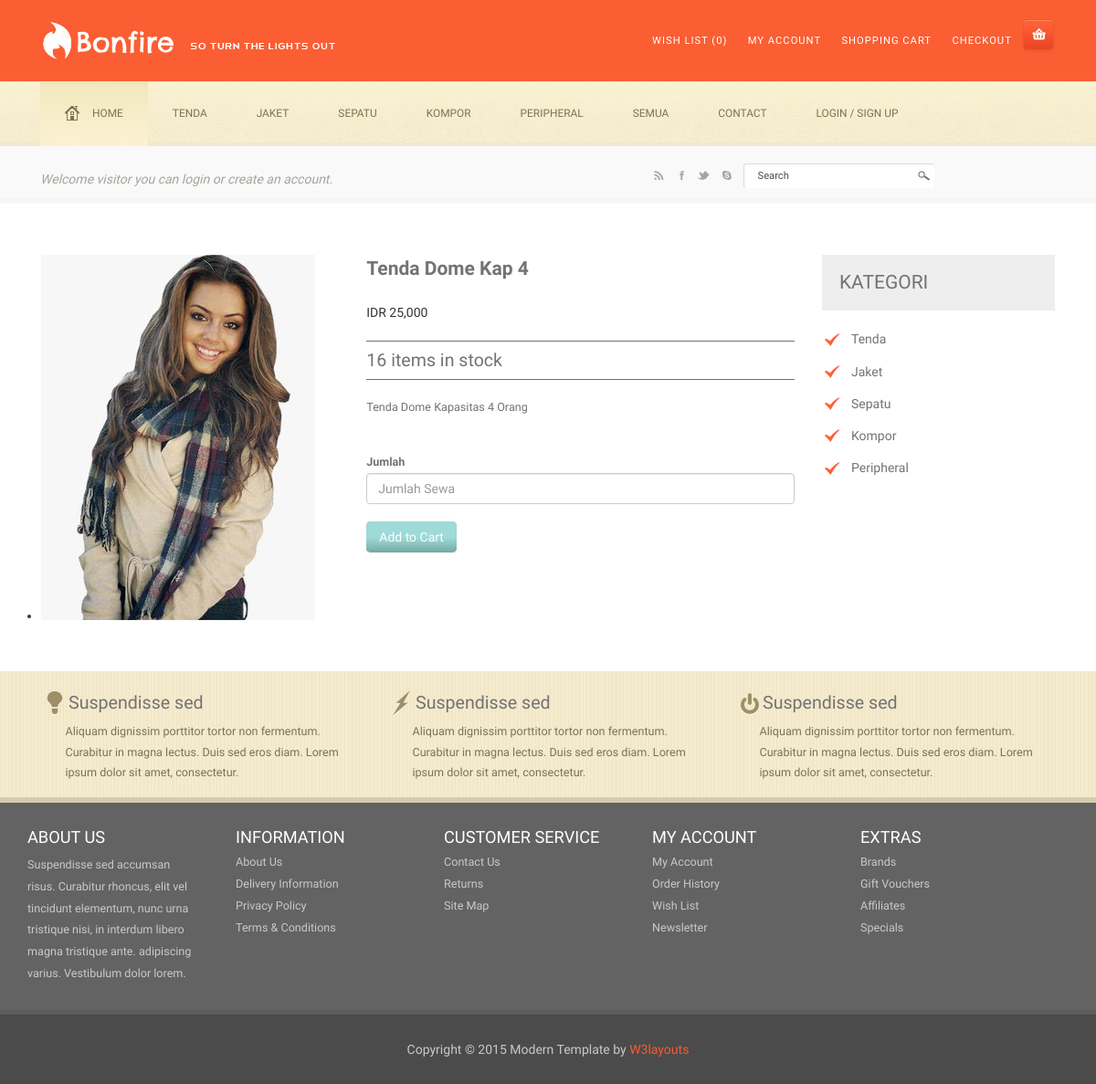
The page /detail_produk.php?id_barang=1 on the database as committed earlier.
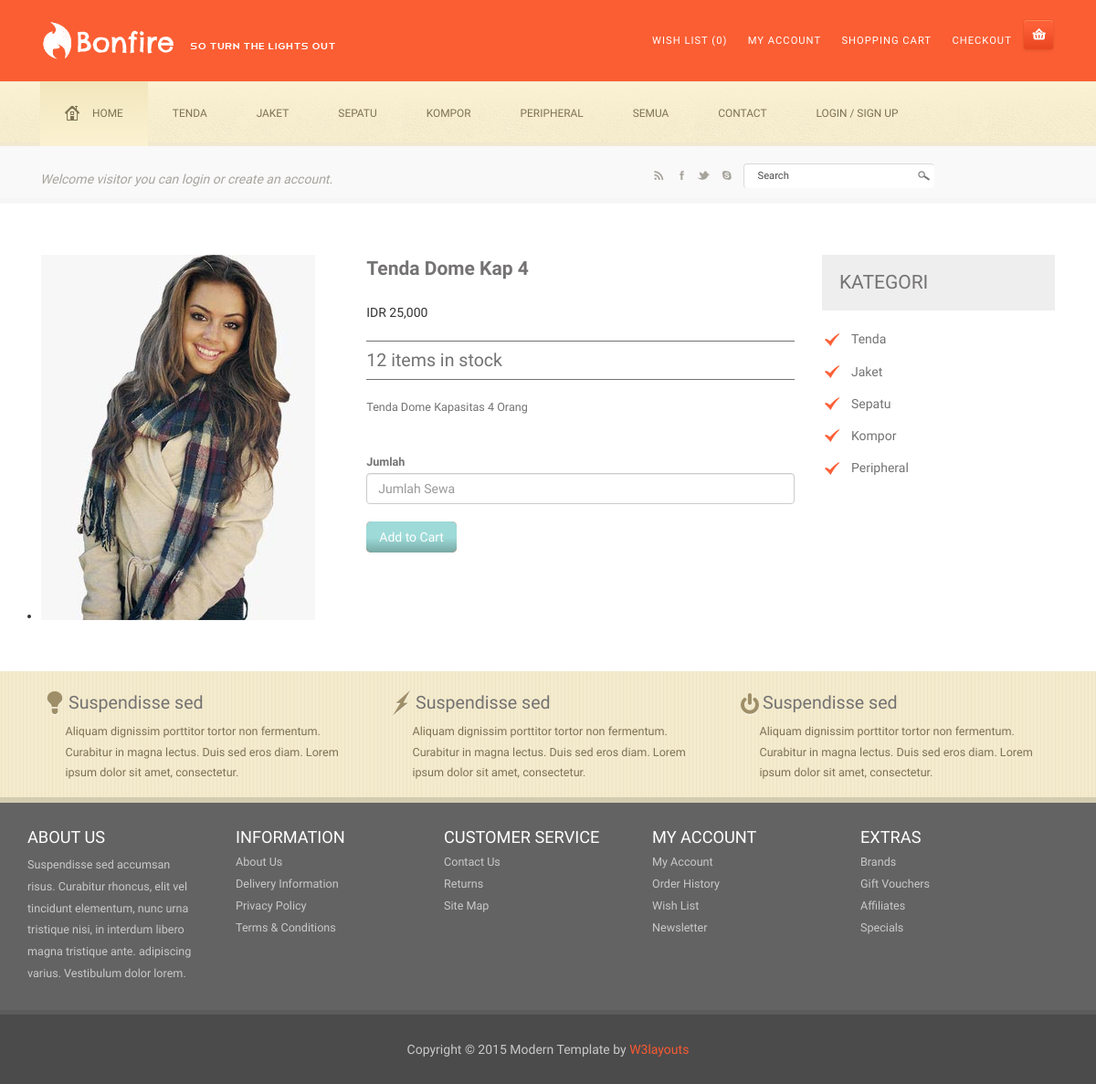
The same page on the database as committed later.
### tables this page shows
CREATE TABLE IF NOT EXISTS `m_barang` (
  `id_barang` int(11) NOT NULL,
  `nama_barang` varchar(255) DEFAULT NULL,
  `tgl_ditambakan` datetime DEFAULT NULL,
  `id_merk` int(11) DEFAULT NULL,
  `id_kategori` int(11) DEFAULT NULL,
  `id_warna` int(11) DEFAULT NULL,
  `id_ukuran` int(11) DEFAULT NULL,
  `deskripsi` varchar(255) DEFAULT NULL,
  `harga_sewa` int(11) DEFAULT NULL,
  `harga_beli` varchar(255) DEFAULT NULL,
  `stok` int(11) DEFAULT NULL,
  `status` int(11) DEFAULT NULL,
  `foto` varchar(255) DEFAULT NULL
);

### detail_produk.php (the view, shortened to what this page needs)
<?php include 'header.php'; ?>
<?php
$id_barang = $_GET['id_barang'];
$sql = mysql_query("SELECT
	m_barang.id_barang,
	m_barang.nama_barang,
	m_barang.tgl_ditambakan,
	m_barang.deskripsi,
	m_barang.harga_sewa,
	m_barang.harga_beli,
	m_kategori.nama_kategori,
	m_merk.nama_merk,
	m_ukuran.nama_ukuran,
	m_warna.nama_warna,
	m_barang.foto,
	m_barang.stok,
	m_barang.status
	FROM
	m_barang ,
	m_kategori ,
	m_merk ,
	m_ukuran ,
	m_warna
	WHERE
	m_barang.id_merk = m_merk.id_merk AND
	m_barang.id_kategori = m_kategori.id_kategori AND
	m_barang.id_ukuran = m_ukuran.id_ukuran AND
	m_barang.id_warna = m_warna.id_warna AND
	m_barang.id_barang = '$id_barang'
	");
$row = mysql_fetch_array($sql);
?>
<div class="container">
	<div class="single">
		<div class="col-md-9 top-in-single">
			<div class="col-md-5 single-top">
				<ul id="etalage">
					<li>
						<a href="">
							<img class="etalage_thumb_image img-responsive" src="admin/img/<?php echo $row['foto'] ?>" alt="" >
						</a>
					</li>
				</ul>
			</div>
			<form id="my_form" action="insert_produk.php" method="POST">
				<div class="col-md-7 single-top-in">
					<div class="single-para">
						<h4><?php echo $row['nama_barang'] ?></h4>
						<div class="para-grid">
							<span  class="add-to"></span>IDR <?php echo number_format($row['harga_sewa']) ?></span>
						</div>
						<h5><?php echo $row['stok'] ?> items in stock</h5>
						<p><?php echo $row['deskripsi']; ?></p>
						<p>
								<label for="inputsm">Jumlah</label>
								<input type="text" name="jumlah" placeholder="Jumlah Sewa" class="form-control">
						</p>
						<a href="#" title="Pesan" onclick="document.getElementById('my_form').submit();" class="hvr-shutter-in-vertical ">Add to Cart</a>
					</div>
				</div>
			</form>
			<div class="clearfix"> </div>
			</div>
			<div class="col-md-3">
				<div class="single-bottom">
					<h4>Kategori</h4>
					<ul>
						<li><a href="products.php?id_kategori=1"><i> </i>Tenda</a></li>
						<li><a href="products.php?id_kategori=2"><i> </i>Jaket</a></li>
						<li><a href="products.php?id_kategori=3"><i> </i>Sepatu</a></li>
						<li><a href="products.php?id_kategori=4"><i> </i>Kompor</a></li>
						<li><a href="products.php?id_kategori=5"><i> </i>Peripheral</a></li>
					</ul>
				</div>
			</div>
			<div class="clearfix"> </div>
		</div>
	</div>
	<?php include 'footer.php'; ?>

Rows that differ between the two databases and show on the page:
changed m_barang "Tenda Dome Kap 4": stok "16" → "12"
